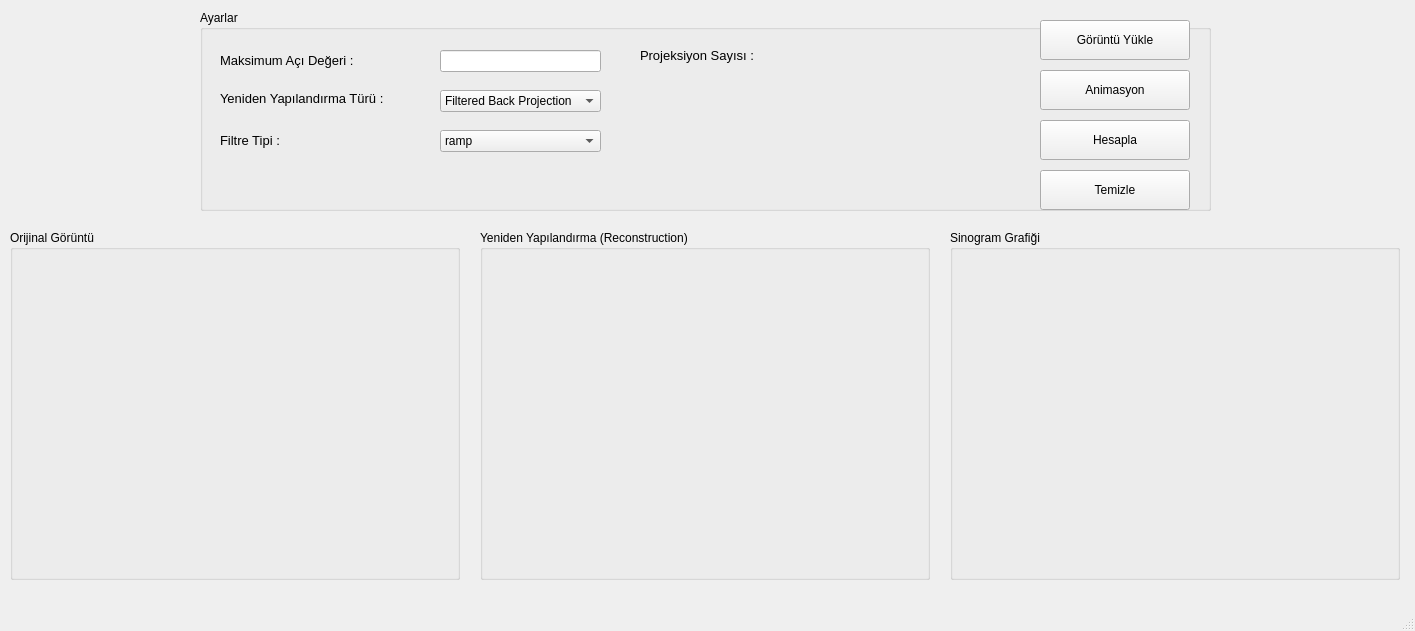
<?xml version="1.0" encoding="UTF-8"?>
<ui version="4.0">
 <class>MainWindow</class>
 <widget class="QMainWindow" name="MainWindow">
  <property name="geometry">
   <rect>
    <x>0</x>
    <y>0</y>
    <width>1415</width>
    <height>631</height>
   </rect>
  </property>
  <property name="windowTitle">
   <string>MainWindow</string>
  </property>
  <widget class="QWidget" name="centralwidget">
   <widget class="QGroupBox" name="groupBox">
    <property name="geometry">
     <rect>
      <x>10</x>
      <y>230</y>
      <width>450</width>
      <height>350</height>
     </rect>
    </property>
    <property name="title">
     <string>Orijinal Görüntü</string>
    </property>
    <widget class="QLabel" name="imageLabel">
     <property name="geometry">
      <rect>
       <x>20</x>
       <y>20</y>
       <width>400</width>
       <height>300</height>
      </rect>
     </property>
     <property name="text">
      <string/>
     </property>
    </widget>
   </widget>
   <widget class="QGroupBox" name="groupBox_2">
    <property name="geometry">
     <rect>
      <x>480</x>
      <y>230</y>
      <width>450</width>
      <height>350</height>
     </rect>
    </property>
    <property name="title">
     <string>Yeniden Yapılandırma (Reconstruction)</string>
    </property>
    <widget class="QWidget" name="horizontalLayoutWidget">
     <property name="geometry">
      <rect>
       <x>10</x>
       <y>30</y>
       <width>431</width>
       <height>311</height>
      </rect>
     </property>
     <layout class="QHBoxLayout" name="reconstructionLayout"/>
    </widget>
   </widget>
   <widget class="QGroupBox" name="groupBox_3">
    <property name="geometry">
     <rect>
      <x>950</x>
      <y>230</y>
      <width>450</width>
      <height>350</height>
     </rect>
    </property>
    <property name="title">
     <string>Sinogram Grafiği</string>
    </property>
    <widget class="QWidget" name="horizontalLayoutWidget_2">
     <property name="geometry">
      <rect>
       <x>10</x>
       <y>30</y>
       <width>431</width>
       <height>311</height>
      </rect>
     </property>
     <layout class="QHBoxLayout" name="sinogramLayout"/>
    </widget>
   </widget>
   <widget class="QGroupBox" name="groupBox_4">
    <property name="geometry">
     <rect>
      <x>200</x>
      <y>10</y>
      <width>1011</width>
      <height>201</height>
     </rect>
    </property>
    <property name="title">
     <string>Ayarlar</string>
    </property>
    <widget class="QComboBox" name="filterComboBox">
     <property name="geometry">
      <rect>
       <x>240</x>
       <y>80</y>
       <width>161</width>
       <height>22</height>
      </rect>
     </property>
     <item>
      <property name="text">
       <string>Filtered Back Projection</string>
      </property>
     </item>
     <item>
      <property name="text">
       <string>SART</string>
      </property>
     </item>
    </widget>
    <widget class="QComboBox" name="reconstructioncomboBox">
     <property name="geometry">
      <rect>
       <x>240</x>
       <y>120</y>
       <width>161</width>
       <height>22</height>
      </rect>
     </property>
     <item>
      <property name="text">
       <string>ramp</string>
      </property>
     </item>
     <item>
      <property name="text">
       <string>shepp-logan</string>
      </property>
     </item>
     <item>
      <property name="text">
       <string>cosine</string>
      </property>
     </item>
     <item>
      <property name="text">
       <string>hamming</string>
      </property>
     </item>
     <item>
      <property name="text">
       <string>hann</string>
      </property>
     </item>
    </widget>
    <widget class="QLineEdit" name="maxAngleValue">
     <property name="geometry">
      <rect>
       <x>240</x>
       <y>40</y>
       <width>161</width>
       <height>22</height>
      </rect>
     </property>
    </widget>
    <widget class="QPushButton" name="clearButton">
     <property name="geometry">
      <rect>
       <x>840</x>
       <y>160</y>
       <width>150</width>
       <height>40</height>
      </rect>
     </property>
     <property name="text">
      <string>Temizle</string>
     </property>
    </widget>
    <widget class="QPushButton" name="calculateButton">
     <property name="geometry">
      <rect>
       <x>840</x>
       <y>110</y>
       <width>150</width>
       <height>40</height>
      </rect>
     </property>
     <property name="text">
      <string>Hesapla</string>
     </property>
    </widget>
    <widget class="QPushButton" name="animationButton">
     <property name="geometry">
      <rect>
       <x>840</x>
       <y>60</y>
       <width>150</width>
       <height>40</height>
      </rect>
     </property>
     <property name="text">
      <string>Animasyon</string>
     </property>
    </widget>
    <widget class="QPushButton" name="loadButton">
     <property name="geometry">
      <rect>
       <x>840</x>
       <y>10</y>
       <width>150</width>
       <height>40</height>
      </rect>
     </property>
     <property name="text">
      <string>Görüntü Yükle</string>
     </property>
    </widget>
    <widget class="QLabel" name="maxAngleLabel">
     <property name="geometry">
      <rect>
       <x>20</x>
       <y>40</y>
       <width>171</width>
       <height>21</height>
      </rect>
     </property>
     <property name="font">
      <font>
       <pointsize>10</pointsize>
      </font>
     </property>
     <property name="text">
      <string>Maksimum Açı Değeri :</string>
     </property>
    </widget>
    <widget class="QLabel" name="filterLabel">
     <property name="geometry">
      <rect>
       <x>20</x>
       <y>120</y>
       <width>121</width>
       <height>21</height>
      </rect>
     </property>
     <property name="font">
      <font>
       <pointsize>10</pointsize>
      </font>
     </property>
     <property name="text">
      <string>Filtre Tipi :</string>
     </property>
    </widget>
    <widget class="QLabel" name="reconstructionLabel">
     <property name="geometry">
      <rect>
       <x>20</x>
       <y>80</y>
       <width>211</width>
       <height>16</height>
      </rect>
     </property>
     <property name="font">
      <font>
       <pointsize>10</pointsize>
      </font>
     </property>
     <property name="text">
      <string>Yeniden Yapılandırma Türü :</string>
     </property>
    </widget>
    <widget class="QLabel" name="projectionLabel">
     <property name="geometry">
      <rect>
       <x>440</x>
       <y>30</y>
       <width>181</width>
       <height>31</height>
      </rect>
     </property>
     <property name="font">
      <font>
       <pointsize>10</pointsize>
      </font>
     </property>
     <property name="text">
      <string>Projeksiyon Sayısı :</string>
     </property>
    </widget>
    <widget class="QLabel" name="projectionValue">
     <property name="geometry">
      <rect>
       <x>630</x>
       <y>30</y>
       <width>51</width>
       <height>31</height>
      </rect>
     </property>
     <property name="font">
      <font>
       <pointsize>10</pointsize>
      </font>
     </property>
     <property name="text">
      <string/>
     </property>
    </widget>
   </widget>
  </widget>
  <widget class="QMenuBar" name="menubar">
   <property name="geometry">
    <rect>
     <x>0</x>
     <y>0</y>
     <width>1415</width>
     <height>26</height>
    </rect>
   </property>
  </widget>
  <widget class="QStatusBar" name="statusbar"/>
 </widget>
 <resources/>
 <connections/>
</ui>
